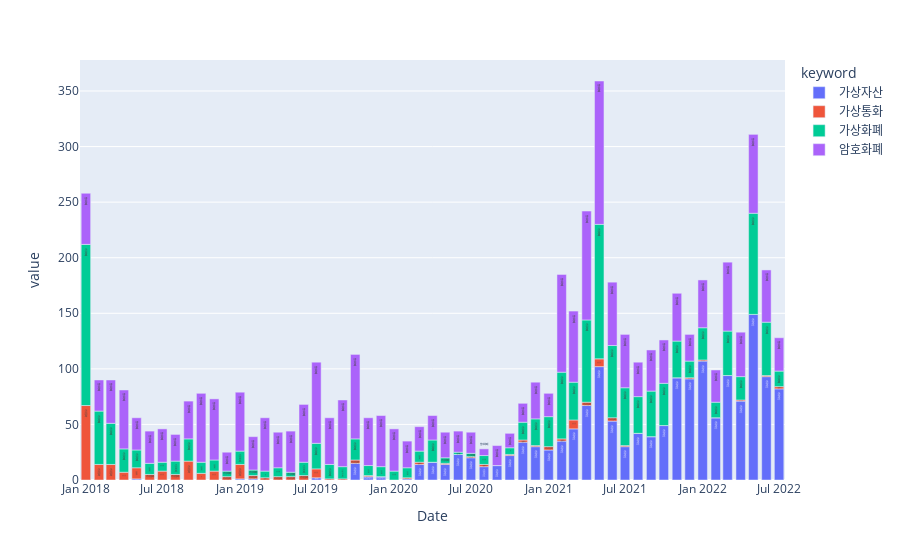

The notebook cell this image was saved under:
### Code cell
srch_wrd = ['가상자산','가상통화','가상화폐','암호화폐']
df3 = df.copy()
df3 = df3.iloc[:,:-1]
df3 = df3.loc[srch_wrd,:].reset_index()
df3 = pd.melt(df3, id_vars='keyword', value_vars=list(df3))
df3['variable'] = [x[:4] + '-' + x[4].replace('0','') + x[-1:] for x in df3['variable']]
df3["variable"] = pd.to_datetime(df3.variable)
df3.rename(columns={"variable": "Date"}, inplace=True)
fig = px.bar(df3, x="Date", y="value", color="keyword", text="keyword")
fig.show()

### Figure 1 — Plotly figure (JSON) as saved in the notebook; plotly's stock layout.template omitted (floating-point values rounded to 4 significant figures)
{"data": [{"alignmentgroup": "True", "hovertemplate": "keyword=%{text}<br>Date=%{x}<br>value=%{y}<extra></extra>", "legendgroup": "가상자산", "marker": {"color": "#636efa", "pattern": {"shape": ""}}, "name": "가상자산", "offsetgroup": "가상자산", "orientation": "v", "showlegend": true, "text": ["가상자산", "가상자산", "가상자산", "가상자산", "가상자산", "가상자산", "가상자산", "가상자산", "가상자산", "가상자산", "가상자산", "가상자산", "가상자산", "가상자산", "가상자산", "가상자산", "가상자산", "가상자산", "가상자산", "가상자산", "가상자산", "가상자산", "가상자산", "가상자산", "가상자산", "가상자산", "가상자산", "가상자산", "가상자산", "가상자산", "가상자산", "가상자산", "가상자산", "가상자산", "가상자산", "가상자산", "가상자산", "가상자산", "가상자산", "가상자산", "가상자산", "가상자산", "가상자산", "가상자산", "가상자산", "가상자산", "가상자산", "가상자산", "가상자산", "가상자산", "가상자산", "가상자산", "가상자산", "가상자산", "가상자산"], "textposition": "auto", "type": "bar", "x": ["2018-01-01T00:00:00", "2018-02-01T00:00:00", "2018-03-01T00:00:00", "2018-04-01T00:00:00", "2018-05-01T00:00:00", "2018-06-01T00:00:00", "2018-07-01T00:00:00", "2018-08-01T00:00:00", "2018-09-01T00:00:00", "2018-10-01T00:00:00", "2018-11-01T00:00:00", "2018-12-01T00:00:00", "2019-01-01T00:00:00", "2019-02-01T00:00:00", "2019-03-01T00:00:00", "2019-04-01T00:00:00", "2019-05-01T00:00:00", "2019-06-01T00:00:00", "2019-07-01T00:00:00", "2019-08-01T00:00:00", "2019-09-01T00:00:00", "2019-10-01T00:00:00", "2019-11-01T00:00:00", "2019-12-01T00:00:00", "2020-01-01T00:00:00", "2020-02-01T00:00:00", "2020-03-01T00:00:00", "2020-04-01T00:00:00", "2020-05-01T00:00:00", "2020-06-01T00:00:00", "2020-07-01T00:00:00", "2020-08-01T00:00:00", "2020-09-01T00:00:00", "2020-10-01T00:00:00", "2020-11-01T00:00:00", "2020-12-01T00:00:00", "2021-01-01T00:00:00", "2021-02-01T00:00:00", "2021-03-01T00:00:00", "2021-04-01T00:00:00", "2021-05-01T00:00:00", "2021-06-01T00:00:00", "2021-07-01T00:00:00", "2021-08-01T00:00:00", "2021-09-01T00:00:00", "2021-10-01T00:00:00", "2021-11-01T00:00:00", "2021-12-01T00:00:00", "2022-01-01T00:00:00", "2022-02-01T00:00:00", "2022-03-01T00:00:00", "2022-04-01T00:00:00", "2022-05-01T00:00:00", "2022-06-01T00:00:00", "2022-07-01T00:00:00"], "xaxis": "x", "y": [0, 0, 0, 0, 1, 0, 0, 0, 0, 0, 0, 0, 1, 1, 0, 0, 0, 0, 2, 0, 0, 15, 3, 3, 0, 1, 14, 16, 14, 23, 20, 12, 13, 22, 34, 30, 27, 35, 46, 67, 102, 53, 30, 42, 39, 49, 92, 91, 107, 56, 94, 71, 149, 93, 82], "yaxis": "y"}, {"alignmentgroup": "True", "hovertemplate": "keyword=%{text}<br>Date=%{x}<br>value=%{y}<extra></extra>", "legendgroup": "가상통화", "marker": {"color": "#EF553B", "pattern": {"shape": ""}}, "name": "가상통화", "offsetgroup": "가상통화", "orientation": "v", "showlegend": true, "text": ["가상통화", "가상통화", "가상통화", "가상통화", "가상통화", "가상통화", "가상통화", "가상통화", "가상통화", "가상통화", "가상통화", "가상통화", "가상통화", "가상통화", "가상통화", "가상통화", "가상통화", "가상통화", "가상통화", "가상통화", "가상통화", "가상통화", "가상통화", "가상통화", "가상통화", "가상통화", "가상통화", "가상통화", "가상통화", "가상통화", "가상통화", "가상통화", "가상통화", "가상통화", "가상통화", "가상통화", "가상통화", "가상통화", "가상통화", "가상통화", "가상통화", "가상통화", "가상통화", "가상통화", "가상통화", "가상통화", "가상통화", "가상통화", "가상통화", "가상통화", "가상통화", "가상통화", "가상통화", "가상통화", "가상통화"], "textposition": "auto", "type": "bar", "x": ["2018-01-01T00:00:00", "2018-02-01T00:00:00", "2018-03-01T00:00:00", "2018-04-01T00:00:00", "2018-05-01T00:00:00", "2018-06-01T00:00:00", "2018-07-01T00:00:00", "2018-08-01T00:00:00", "2018-09-01T00:00:00", "2018-10-01T00:00:00", "2018-11-01T00:00:00", "2018-12-01T00:00:00", "2019-01-01T00:00:00", "2019-02-01T00:00:00", "2019-03-01T00:00:00", "2019-04-01T00:00:00", "2019-05-01T00:00:00", "2019-06-01T00:00:00", "2019-07-01T00:00:00", "2019-08-01T00:00:00", "2019-09-01T00:00:00", "2019-10-01T00:00:00", "2019-11-01T00:00:00", "2019-12-01T00:00:00", "2020-01-01T00:00:00", "2020-02-01T00:00:00", "2020-03-01T00:00:00", "2020-04-01T00:00:00", "2020-05-01T00:00:00", "2020-06-01T00:00:00", "2020-07-01T00:00:00", "2020-08-01T00:00:00", "2020-09-01T00:00:00", "2020-10-01T00:00:00", "2020-11-01T00:00:00", "2020-12-01T00:00:00", "2021-01-01T00:00:00", "2021-02-01T00:00:00", "2021-03-01T00:00:00", "2021-04-01T00:00:00", "2021-05-01T00:00:00", "2021-06-01T00:00:00", "2021-07-01T00:00:00", "2021-08-01T00:00:00", "2021-09-01T00:00:00", "2021-10-01T00:00:00", "2021-11-01T00:00:00", "2021-12-01T00:00:00", "2022-01-01T00:00:00", "2022-02-01T00:00:00", "2022-03-01T00:00:00", "2022-04-01T00:00:00", "2022-05-01T00:00:00", "2022-06-01T00:00:00", "2022-07-01T00:00:00"], "xaxis": "x", "y": [67, 14, 14, 7, 10, 5, 8, 5, 17, 6, 8, 3, 13, 3, 2, 3, 3, 4, 8, 1, 1, 3, 1, 0, 0, 1, 2, 0, 1, 0, 1, 2, 0, 1, 2, 1, 3, 2, 8, 3, 7, 3, 1, 0, 0, 0, 0, 1, 1, 0, 0, 1, 0, 1, 2], "yaxis": "y"}, {"alignmentgroup": "True", "hovertemplate": "keyword=%{text}<br>Date=%{x}<br>value=%{y}<extra></extra>", "legendgroup": "가상화폐", "marker": {"color": "#00cc96", "pattern": {"shape": ""}}, "name": "가상화폐", "offsetgroup": "가상화폐", "orientation": "v", "showlegend": true, "text": ["가상화폐", "가상화폐", "가상화폐", "가상화폐", "가상화폐", "가상화폐", "가상화폐", "가상화폐", "가상화폐", "가상화폐", "가상화폐", "가상화폐", "가상화폐", "가상화폐", "가상화폐", "가상화폐", "가상화폐", "가상화폐", "가상화폐", "가상화폐", "가상화폐", "가상화폐", "가상화폐", "가상화폐", "가상화폐", "가상화폐", "가상화폐", "가상화폐", "가상화폐", "가상화폐", "가상화폐", "가상화폐", "가상화폐", "가상화폐", "가상화폐", "가상화폐", "가상화폐", "가상화폐", "가상화폐", "가상화폐", "가상화폐", "가상화폐", "가상화폐", "가상화폐", "가상화폐", "가상화폐", "가상화폐", "가상화폐", "가상화폐", "가상화폐", "가상화폐", "가상화폐", "가상화폐", "가상화폐", "가상화폐"], "textposition": "auto", "type": "bar", "x": ["2018-01-01T00:00:00", "2018-02-01T00:00:00", "2018-03-01T00:00:00", "2018-04-01T00:00:00", "2018-05-01T00:00:00", "2018-06-01T00:00:00", "2018-07-01T00:00:00", "2018-08-01T00:00:00", "2018-09-01T00:00:00", "2018-10-01T00:00:00", "2018-11-01T00:00:00", "2018-12-01T00:00:00", "2019-01-01T00:00:00", "2019-02-01T00:00:00", "2019-03-01T00:00:00", "2019-04-01T00:00:00", "2019-05-01T00:00:00", "2019-06-01T00:00:00", "2019-07-01T00:00:00", "2019-08-01T00:00:00", "2019-09-01T00:00:00", "2019-10-01T00:00:00", "2019-11-01T00:00:00", "2019-12-01T00:00:00", "2020-01-01T00:00:00", "2020-02-01T00:00:00", "2020-03-01T00:00:00", "2020-04-01T00:00:00", "2020-05-01T00:00:00", "2020-06-01T00:00:00", "2020-07-01T00:00:00", "2020-08-01T00:00:00", "2020-09-01T00:00:00", "2020-10-01T00:00:00", "2020-11-01T00:00:00", "2020-12-01T00:00:00", "2021-01-01T00:00:00", "2021-02-01T00:00:00", "2021-03-01T00:00:00", "2021-04-01T00:00:00", "2021-05-01T00:00:00", "2021-06-01T00:00:00", "2021-07-01T00:00:00", "2021-08-01T00:00:00", "2021-09-01T00:00:00", "2021-10-01T00:00:00", "2021-11-01T00:00:00", "2021-12-01T00:00:00", "2022-01-01T00:00:00", "2022-02-01T00:00:00", "2022-03-01T00:00:00", "2022-04-01T00:00:00", "2022-05-01T00:00:00", "2022-06-01T00:00:00", "2022-07-01T00:00:00"], "xaxis": "x", "y": [145, 48, 37, 21, 16, 10, 8, 12, 20, 10, 10, 5, 12, 5, 6, 8, 4, 12, 23, 13, 11, 19, 9, 9, 8, 9, 10, 20, 5, 2, 3, 8, 0, 6, 16, 24, 27, 60, 34, 74, 121, 65, 52, 33, 41, 38, 33, 15, 29, 14, 40, 21, 91, 48, 14], "yaxis": "y"}, {"alignmentgroup": "True", "hovertemplate": "keyword=%{text}<br>Date=%{x}<br>value=%{y}<extra></extra>", "legendgroup": "암호화폐", "marker": {"color": "#ab63fa", "pattern": {"shape": ""}}, "name": "암호화폐", "offsetgroup": "암호화폐", "orientation": "v", "showlegend": true, "text": ["암호화폐", "암호화폐", "암호화폐", "암호화폐", "암호화폐", "암호화폐", "암호화폐", "암호화폐", "암호화폐", "암호화폐", "암호화폐", "암호화폐", "암호화폐", "암호화폐", "암호화폐", "암호화폐", "암호화폐", "암호화폐", "암호화폐", "암호화폐", "암호화폐", "암호화폐", "암호화폐", "암호화폐", "암호화폐", "암호화폐", "암호화폐", "암호화폐", "암호화폐", "암호화폐", "암호화폐", "암호화폐", "암호화폐", "암호화폐", "암호화폐", "암호화폐", "암호화폐", "암호화폐", "암호화폐", "암호화폐", "암호화폐", "암호화폐", "암호화폐", "암호화폐", "암호화폐", "암호화폐", "암호화폐", "암호화폐", "암호화폐", "암호화폐", "암호화폐", "암호화폐", "암호화폐", "암호화폐", "암호화폐"], "textposition": "auto", "type": "bar", "x": ["2018-01-01T00:00:00", "2018-02-01T00:00:00", "2018-03-01T00:00:00", "2018-04-01T00:00:00", "2018-05-01T00:00:00", "2018-06-01T00:00:00", "2018-07-01T00:00:00", "2018-08-01T00:00:00", "2018-09-01T00:00:00", "2018-10-01T00:00:00", "2018-11-01T00:00:00", "2018-12-01T00:00:00", "2019-01-01T00:00:00", "2019-02-01T00:00:00", "2019-03-01T00:00:00", "2019-04-01T00:00:00", "2019-05-01T00:00:00", "2019-06-01T00:00:00", "2019-07-01T00:00:00", "2019-08-01T00:00:00", "2019-09-01T00:00:00", "2019-10-01T00:00:00", "2019-11-01T00:00:00", "2019-12-01T00:00:00", "2020-01-01T00:00:00", "2020-02-01T00:00:00", "2020-03-01T00:00:00", "2020-04-01T00:00:00", "2020-05-01T00:00:00", "2020-06-01T00:00:00", "2020-07-01T00:00:00", "2020-08-01T00:00:00", "2020-09-01T00:00:00", "2020-10-01T00:00:00", "2020-11-01T00:00:00", "2020-12-01T00:00:00", "2021-01-01T00:00:00", "2021-02-01T00:00:00", "2021-03-01T00:00:00", "2021-04-01T00:00:00", "2021-05-01T00:00:00", "2021-06-01T00:00:00", "2021-07-01T00:00:00", "2021-08-01T00:00:00", "2021-09-01T00:00:00", "2021-10-01T00:00:00", "2021-11-01T00:00:00", "2021-12-01T00:00:00", "2022-01-01T00:00:00", "2022-02-01T00:00:00", "2022-03-01T00:00:00", "2022-04-01T00:00:00", "2022-05-01T00:00:00", "2022-06-01T00:00:00", "2022-07-01T00:00:00"], "xaxis": "x", "y": [46, 28, 39, 53, 29, 29, 30, 24, 34, 62, 55, 17, 53, 30, 48, 32, 37, 52, 73, 42, 60, 76, 43, 46, 38, 24, 22, 22, 23, 19, 19, 6, 18, 13, 17, 33, 21, 88, 64, 98, 129, 57, 48, 31, 37, 39, 43, 24, 43, 29, 62, 40, 71, 47, 30], "yaxis": "y"}], "layout": {"barmode": "relative", "legend": {"title": {"text": "keyword"}, "tracegroupgap": 0}, "margin": {"t": 60}, "xaxis": {"anchor": "y", "domain": [0, 1], "title": {"text": "Date"}}, "yaxis": {"anchor": "x", "domain": [0, 1], "title": {"text": "value"}}}}
